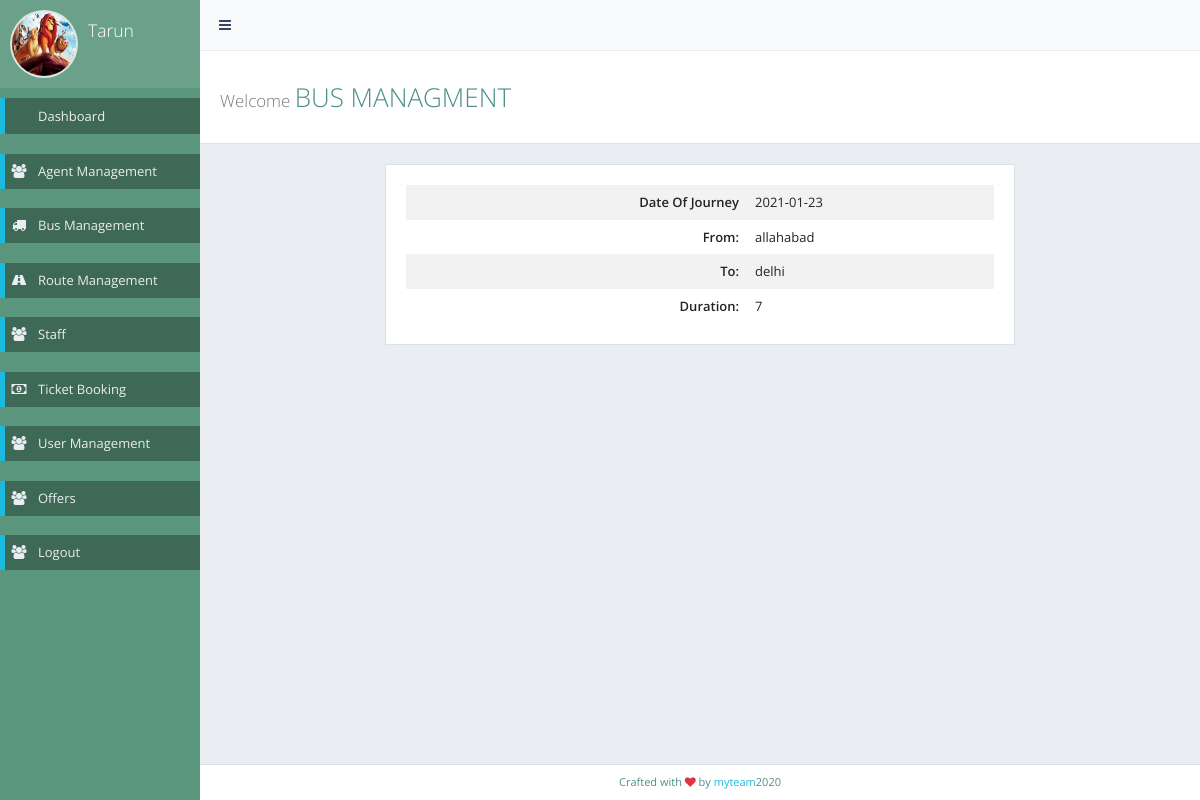
Page /admin/route_management_details.php?routeid=1 (signed in) on the committed database.
### tables this page shows
CREATE TABLE `route_management` (
  `routeid` int(11) NOT NULL,
  `from` varchar(1000) NOT NULL,
  `to` varchar(2000) NOT NULL,
  `dtime` varchar(10) NOT NULL,
  `atime` varchar(10) NOT NULL,
  `duration` varchar(255) NOT NULL,
  `price` int(10) NOT NULL,
  `doj` date NOT NULL DEFAULT current_timestamp()
);

### admin/function.php (called while the page is built, shortened)
<?php
class DB_con
{
	function __construct()
	{
		$conn=mysqli_connect("localhost","root","","bus_reservation");
		$this->dbh=$conn;
	}
public function fetchrecord4a($routeid)
{
	$sql5="SELECT * FROM `route_management` WHERE routeid='$routeid'";
	$run5=mysqli_query($this->dbh,$sql5);
	return $run5;
}
}
?>

### admin/route_management_details.php (the view, shortened to what this page needs)
<!DOCTYPE html>
<html>
<head>
  <link rel="stylesheet" href="https://maxcdn.bootstrapcdn.com/bootstrap/3.4.1/css/bootstrap.min.css">
</head>
<body>
<?php include('header.php') ?>
<div id="page-content">
          <div class="content-header">
            <div class="header-section">
              <h1>
                <small>Welcome </small>BUS MANAGMENT
              </h1>
            </div>
          </div>
          <div class="row a-profile">
            <div class="col-lg-8">
              <div class="block">
                <?php
         $fetch1=new DB_con();
         if(isset($_GET['routeid']))
         {
           $routeid=intval($_GET['routeid']);
           $raw2=$fetch1->fetchrecord4a($routeid);
           $run=mysqli_fetch_array($raw2);
         }
         ?>
<table class="table table-borderless table-striped table-vcenter">
                  <tbody>
                    <tr>
                        <td class="text-right"><strong>Date Of Journey</strong></td>
                        <td><?php echo htmlentities($run['doj']); ?></td>
                      </tr>
                    <tr>
                      <td class="text-right"><strong>From:</strong></td>
                      <td><?php echo htmlentities($run['from']); ?></td>
                    </tr>
                    <tr>
                        <td class="text-right"><strong>To:</strong></td>
                        <td><?php echo htmlentities($run['to']); ?></td>
                      </tr>
                    <tr>
                      <td class="text-right"><strong>Duration:</strong></td>
                      <td><?php echo htmlentities($run['duration']); ?></td>
                    </tr>
                  </tbody>
                </table>
              </div>
            </div>
          </div>
        </div>
<?php include('footer.php') ?>
</body>
</html>

### admin/header.php (shortened to what this page needs)
<?php
require_once("function.php");
?>
<!DOCTYPE html>
<html class="no-js" lang="en">
<head>
  <link rel="stylesheet" href="css/bootstrap.min.css">
  <link rel="stylesheet" href="css/plugins.css">
  <link rel="stylesheet" href="css/main.css">
  <link rel="stylesheet" href="css/themes.css">
</head>
<body>
  <div id="page-wrapper">
    <div id="page-container" class="sidebar-partial sidebar-visible-lg sidebar-no-animations">
      <div id="sidebar">
        <div id="sidebar-scroll">
          <div class="sidebar-content">
            <div class="sidebar-section sidebar-user clearfix sidebar-nav-mini-hide">
              <div class="sidebar-user-avatar">
                <a href="admin_profile.php">
                  <?php
                  $db = new DB_con;
                  $q = "SELECT * FROM admin WHERE id={$_SESSION['id']}";
                  $r = mysqli_query($db->dbh,$q);
                  $d = mysqli_fetch_array($r);
                  $imageURL = 'images/'.$d['img'];
                  ?>
            <img src="<?php echo $imageURL; ?>" alt="avatar">
                </a>
              </div>
              <div class="sidebar-user-name">
                <h3><?=$d['name']?></h3>
                </div>
            </div>
            <ul class="sidebar-nav">
              <li>
                <a href="dashboard.php" class=" active"><i class="fas fa-columns sidebar-nav-icon"></i><span class="sidebar-nav-mini-hide">Dashboard</span></a>
              </li>
              <br>
              <li>
                <a href="agent_managment.php" class=" active"><i class="fa fa-users sidebar-nav-icon"></i><span class="sidebar-nav-mini-hide">Agent Management</span></a>
              </li>
              <br>
              <li>
                <a href="bus_managment.php" class=" active"><i class="fa fa-truck sidebar-nav-icon"></i><span class="sidebar-nav-mini-hide">Bus Management</span></a>
              </li>
              <br>
              <li>
                <a href="route_management.php" class=" active"><i class="fa fa-road sidebar-nav-icon"></i><span class="sidebar-nav-mini-hide">Route Management</span></a>
              </li>
              <br>
              <li>
                <a href="staff.php" class=" active"><i class="fa fa-users sidebar-nav-icon"></i><span class="sidebar-nav-mini-hide">Staff</span></a>
              </li>
              <br>
              <li>
                <a href="ticket_booking.php" class=" active"><i class="fa fa-money sidebar-nav-icon"></i><span class="sidebar-nav-mini-hide">Ticket Booking</span></a>
              </li>
              <br>
              <li>
                <a href="user_managment.php" class=" active"><i class="fa fa-users sidebar-nav-icon"></i><span class="sidebar-nav-mini-hide">User Management</span></a>
              </li>
              <br>
              <li>
                <a href="admin_offer.php" class=" active"><i class="fa fa-users sidebar-nav-icon"></i><span class="sidebar-nav-mini-hide">Offers</span></a>
              </li>
              <br>
              <li>
                <a href="logout.php" class=" active"><i class="fa fa-users sidebar-nav-icon"></i><span class="sidebar-nav-mini-hide">Logout</span></a>
              </li>
            </ul>
          </div>
        </div>
      </div>
      <div id="main-container">
        <header class="container-fluid  navbar navbar-default">
          <ul class="nav navbar-nav-custom">
            <li>
              <a href="javascript:void(0)" onclick="App.sidebar('toggle-sidebar');this.blur();">
                <i class="fa fa-bars fa-fw"></i>
              </a>
            </li>
          </ul>
          <form  method="post" class="container-fluid  navbar-form-custom">
          </form>
        </header>

### rows in the picture
route_management: doj "2021-01-23", from "allahabad", to "delhi", duration "7"

### other values in the picture
$d['name'] "Tarun"
